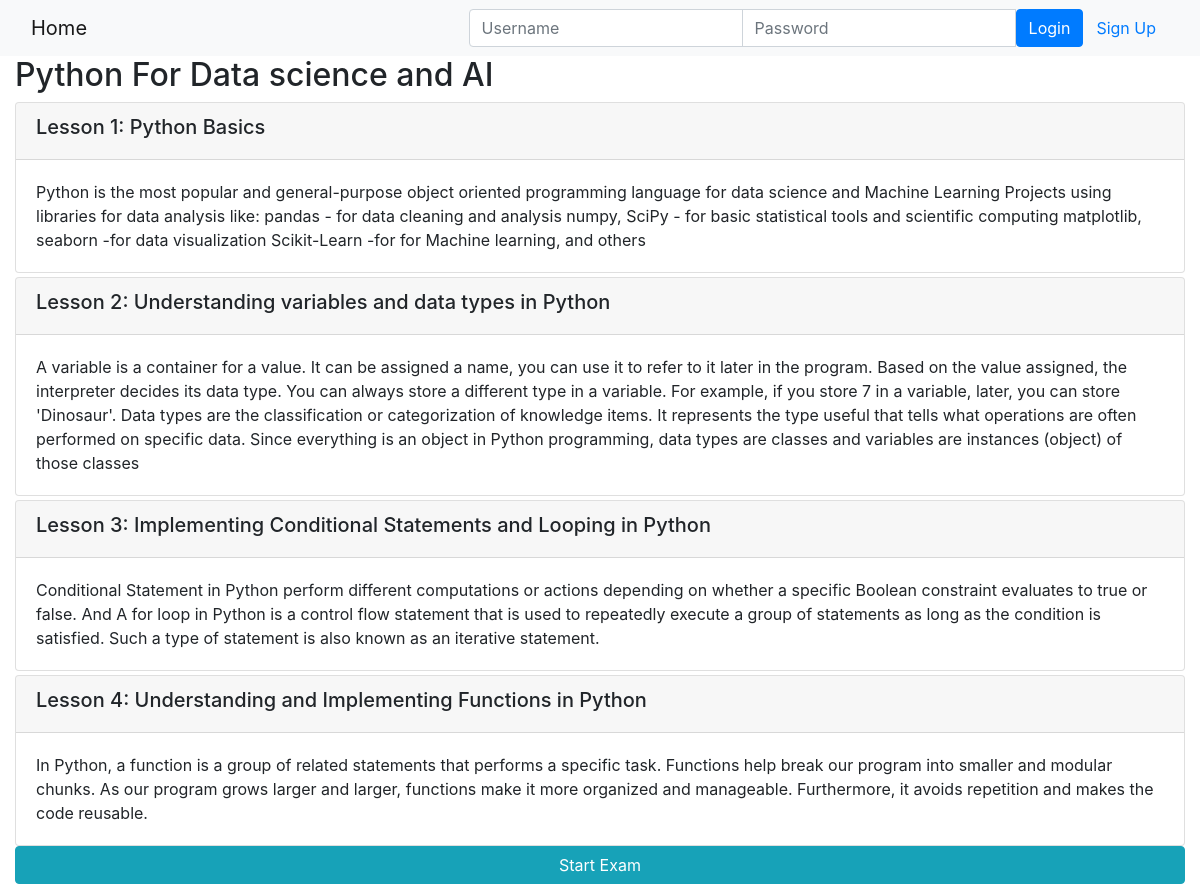
The page /onlinecourse/2/ on the database its author committed.
### onlinecourse/models.py (models this page shows, shortened)
class Course(models.Model):
    name = models.CharField(null=False, max_length=30, default='online course')
    image = models.ImageField(upload_to='course_images/')
    description = models.CharField(max_length=1000)
    pub_date = models.DateField(null=True)
    instructors = models.ManyToManyField(Instructor)
    users = models.ManyToManyField(settings.AUTH_USER_MODEL, through='Enrollment')
    total_enrollment = models.IntegerField(default=0)
    is_enrolled = False

class Lesson(models.Model):
    title = models.CharField(max_length=200, default="title")
    order = models.IntegerField(default=0)
    course = models.ForeignKey(Course, on_delete=models.CASCADE)
    content = models.TextField()

### onlinecourse/views.py (the view)
# urls.py: path('<int:pk>/', views.CourseDetailView.as_view(), name='course_details'),
class CourseDetailView(generic.DetailView):
    model = Course
    template_name = 'onlinecourse/course_detail_bootstrap.html'

### onlinecourse/templates/onlinecourse/course_detail_bootstrap.html (shortened to what this page needs)
<!DOCTYPE html>
<html lang="en">
<head>
     {% load static %}
    <link rel="stylesheet" href="https://maxcdn.bootstrapcdn.com/bootstrap/4.5.2/css/bootstrap.min.css">
</head>
<body>
    <nav class="navbar navbar-light bg-light">
        <div class="container-fluid">
            <div class="navbar-header">
                  <a class="navbar-brand" href="{% url 'onlinecourse:index' %}">Home</a>
            </div>
            <ul class="nav navbar-nav navbar-right">
                {% if user.is_authenticated %}
                <li>
                    <a class="btn btn-link" href="#">{{ user.first_name }}({{ user.username }})</a>
                    <a class="btn btn-link" href="{% url 'onlinecourse:logout' %}">Logout</a>
                </li>
                {% else %}
                <li>
                    <form class="form-inline" action="{% url 'onlinecourse:login' %}" method="post">
                        <div class="input-group">
                            <input type="text" class="form-control" placeholder="Username" name="username" >
                            <input type="password" class="form-control" placeholder="Password" name="psw" >
                            <button class="btn btn-primary" type="submit">Login</button>
                            <a class="btn btn-link" href="{% url 'onlinecourse:registration' %}">Sign Up</a>
                        </div>
                    </form>
                </li>
                {% endif %}
            </ul>
        </div>
    </nav>
    <div class="container-fluid">
            <h2>{{ course.name }}</h2>
            <div class="card-columns-vertical">
                {% for lesson in course.lesson_set.all %}
                    <div class="card mt-1">
                        <div class="card-header"><h5>Lesson {{lesson.order|add:1}}: {{lesson.title}}</h5></div>
                        <div class="card-body">{{lesson.content}}</div>
                    </div>
                {% endfor %}
            </div>
            <button data-toggle="collapse" data-target="#exam"
                 class="btn btn-info" role="button" style="width:100%">
                Start Exam</button>
    </div>
</body>
</html>

### rows shown on the page
Course: name "Python For Data science and AI"
Lesson: order|add "1", title "Python Basics", content "Python is the most popular and general-purpose object oriented programming language for data science and Machine Learning Projects using libraries for data analysis like: pandas - for data cleaning and analysis numpy, SciPy - for basic statistical tools and scientific computing matplotlib, seaborn -for data visualization Scikit-Learn -for for Machine learning, and others"
Lesson: order|add "2", title "Understanding variables and data types in Python", content "A variable is a container for a value. It can be assigned a name, you can use it to refer to it later in the program. Based on the value assigned, the interpreter decides its data type. You can always store a different type in a variable. For example, if you store 7 in a variable, later, you can store 'Dinosaur'. Data types are the classification or categorization of knowledge items. It represents the type useful that tells what operations are often performed on specific data. Since everything is an object in Python programming, data types are classes and variables are instances (object) of those classes"
Lesson: order|add "3", title "Implementing Conditional Statements and Looping in Python", content "Conditional Statement in Python perform different computations or actions depending on whether a specific Boolean constraint evaluates to true or false. And A for loop in Python is a control flow statement that is used to repeatedly execute a group of statements as long as the condition is satisfied. Such a type of statement is also known as an iterative statement."
Lesson: order|add "4", title "Understanding and Implementing Functions in Python", content "In Python, a function is a group of related statements that performs a specific task. Functions help break our program into smaller and modular chunks. As our program grows larger and larger, functions make it more organized and manageable. Furthermore, it avoids repetition and makes the code reusable."
